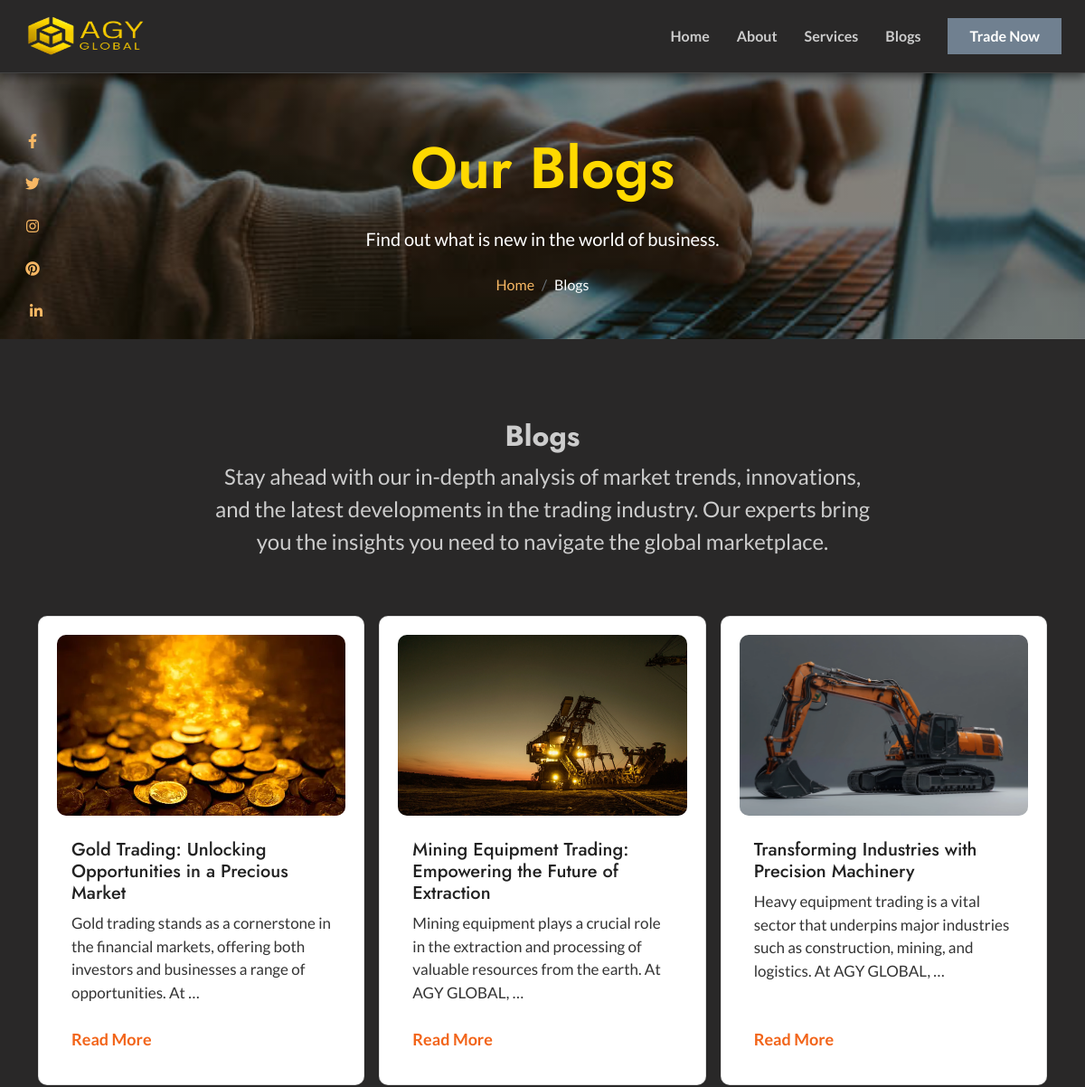
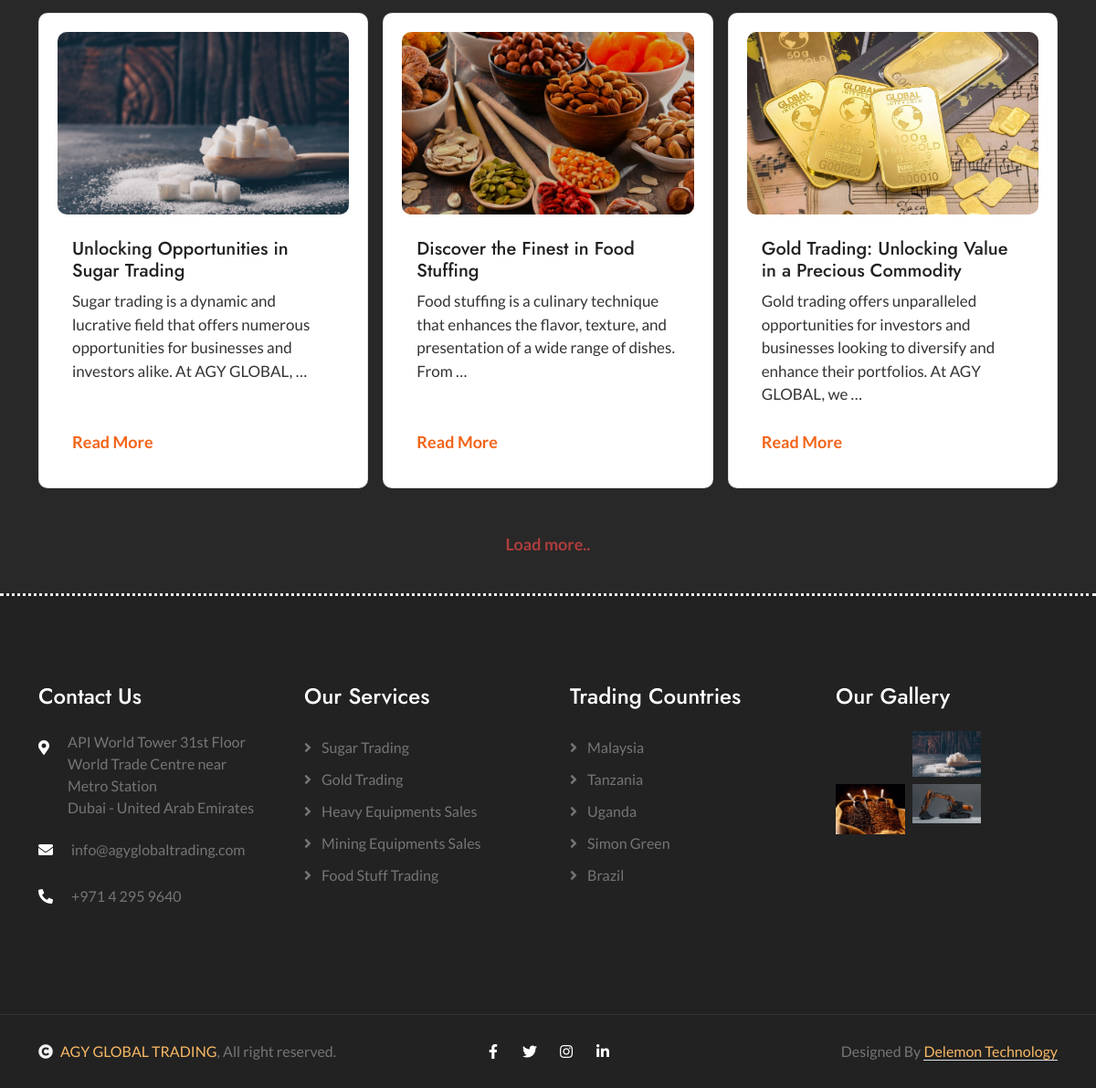
The app's page /blogs/ with its own data (2 pictures, top to bottom).
### myapp/models.py (models this page shows, shortened)
class BlogPost(models.Model):
    title = models.CharField(max_length=200)
    content = models.TextField()
    image = models.ImageField(upload_to='blog_images/')
    created_at = models.DateTimeField(auto_now_add=True)

### myapp/views.py (the view)
# urls.py: path('blogs/',views.blogs,name='blogs'),
def blogs(request):
    blog_posts = BlogPost.objects.all().order_by('-created_at')
    return render(request, 'main/blogs.html', {'blog_posts': blog_posts})

### myapp/templates/main/blogs.html (shortened to what this page needs)
<!DOCTYPE html>
{% extends "base.html" %}
{% load static %}
{% block content %}
        <div class="container-fluid "style="  background: linear-gradient(rgba(0, 0, 0, 0.4), rgba(0, 0, 0, 0.4)), url({% static 'images/blogsimg.jpg' %});
        background-position: center center;
        background-repeat: no-repeat;
        background-size: cover;
        padding: 100px 0 0 0;">
            <div class="container text-center py-5" style="max-width: 900px;">
                <h3 class=" display-3 mb-4" style="color:#ffd900">Our Blogs</h1>
                <p class="fs-5 text-white mb-4"> Find out what is new in the world of business.</p>
                <ol class="breadcrumb justify-content-center mb-0">
                    <li class="breadcrumb-item"><a href="{% url 'index' %}">Home</a></li>
                    <li class="breadcrumb-item active text-white">Blogs</li>
                </ol>
            </div>
        </div>
     <section class="blog_section">
           <div class="container">
             <div class="row justify-content-center py-5">
                 <div class="col-lg-8  text-center">
                     <h2 class="fw-bold" style="color:#CCCCCC">Blogs</h2>
                     <p class="fs-4" style="color:#CCCCCC;">Stay ahead with our in-depth analysis of market trends, innovations, and the latest developments in the trading industry.
                         Our experts bring you the insights you need to navigate the global marketplace.</p>
                 </div>
               </div>
             <div class="row g-3">
                {% for blog in blog_posts %}
               <div class="col-lg-4 col-md-6">
                 <div class="card" >
                   <div class="card_img">
                    <img src="{{ blog.image.url }}" class="card-img-top" alt="{{ blog.title }}">
                   </div>
                   <div class="card-body">
                    <h5 class="card-title">{{ blog.title }}</h5>
                    <p class="card-text">{{ blog.content|truncatewords:20 }}</p>
                     <a href="{% url 'blog_detail' id=blog.id %}" class="">Read More</a>
                </div>
                 </div>
               </div>
                 {% endfor %}
               </div>
             </div>
           <div class="mt-5" style="text-align: center;">
           <a href="#" class="fw-bold" style="color:#ae3d3d;font-size: 18px;">Load more..</a>
           </div>
     </section>
</body>
{% endblock %}

### myapp/templates/base.html (shortened to what this page needs)
<!DOCTYPE html>
{% load static %}
<html lang="en">
  <head>
    <link rel="stylesheet" href="https://use.fontawesome.com/releases/v5.15.4/css/all.css"/>
    <link href="https://cdn.jsdelivr.net/npm/bootstrap-icons@1.4.1/font/bootstrap-icons.css" rel="stylesheet">
    <link href="{% static 'lib/owlcarousel/assets/owl.carousel.min.css' %}" rel="stylesheet">
    <link href="{% static 'lib/lightbox/css/lightbox.min.css' %}" rel="stylesheet">
    <link href="{% static 'css/bootstrap.min.css' %}" rel="stylesheet">
    <link href="{% static 'css/style.css' %}" rel="stylesheet">
</head>
    {% include "components/header.html" %}
    {% block content %}{% endblock %}
    {% include "components/footer.html" %}
<body>
</body>
</html>

### myapp/templates/components/header.html (shortened to what this page needs)
<!DOCTYPE html>
{% load static %}
</head>
<body>
<div class="container-fluid px-0" style="width: 100%;">
  <div class="container-fluid px-0">
      <nav class="navbar navbar-light  navbar-expand-xl" style="width: 100%;background-color: #292828;box-shadow: 0px 4px 10px rgba(0, 0, 0, 0.5);">
          <a href="{% url 'index' %}" class="navbar-brand ms-3">
              <img src="{% static 'img/agy1.png' %}" alt="Company Logo" class="img-fluid" style="height:50px;width:160px;">
          </a>
          <div class="collapse navbar-collapse" id="navbarCollapse" style="width: 100%;background-color: #292828;">
              <div class="navbar-nav ms-auto">
                  <a href="{% url 'index' %}" class="nav-item nav-link active" style="color:#CCCCCC;font-weight: 700;">Home</a>
                  <a href="{% url 'about' %}" class="nav-item nav-link" style="color:#CCCCCC;font-weight: 700;">About</a>
                  <a href="{% url 'services' %}" class="nav-item nav-link" style="color:#CCCCCC;font-weight: 700;">Services</a>
                  <a href="{% url 'blogs' %}" class="nav-item nav-link" style="color:#CCCCCC;font-weight: 700;">Blogs</a>
              <div class="d-flex align-items-center flex-nowrap pt-xl-0" style="margin-left: 15px;">
                  <a href="{% url 'contact' %}" class="btn-hover-bg btnn text-white py-2 px-4 me-3" style="background-color: #708090;">Trade Now</a>
              </div>
          </div>
      </nav>
  </div>
</div>
    <div class="topbar-icons-container d-none d-lg-block">
        <div class="topbar-icon d-flex align-items-center justify-content-end">
            <a href="#" class="btn-square  me-2"><i class="fab fa-facebook-f"></i></a>
            <a href="#" class="btn-square  me-2"><i class="fab fa-twitter"></i></a>
            <a href="#" class="btn-square  me-2"><i class="fab fa-instagram"></i></a>
            <a href="#" class="btn-square  me-2"><i class="fab fa-pinterest"></i></a>
            <a href="#" class="btn-square  me-0"><i class="fab fa-linkedin-in"></i></a>
        </div>
        </div>

### myapp/templates/components/footer.html (shortened to what this page needs)
{% load static %}
  <div class="container-fluid footer bg-dark text-body py-5">
    <div class="container py-5">
        <div class="row g-5">
          <div class="col-md-6 col-lg-6 col-xl-3">
            <div class="footer-item">
              <h4 class="mb-4 text-white">Contact Us</h4>
              <div>
             <div style="display:flex;">   <p><i class="fas fa-map-marker-alt" style="color:white;"></i> <address style="margin-left:20px;">API World Tower 31st Floor  World Trade Centre near Metro Station  <br> Dubai - United Arab Emirates</address></p></div>
                <p><i class="fas fa-envelope" style="color:white;"></i><span style="margin-left:20px;">info@agyglobaltrading.com</span></p>
                <p><i class="fas fa-phone-alt" style="color:white;"></i><span style="margin-left:20px;">+971 4 295 9640</span></p>
                </div>
            </div>
          </div>
            <div class="col-md-6 col-lg-6 col-xl-3">
                <div class="footer-item d-flex flex-column">
                    <h4 class="mb-4 text-white">Our Services</h4>
                    <a href=""><i class="fas fa-angle-right me-2 "></i> Sugar Trading</a>
                    <a href=""><i class="fas fa-angle-right me-2"></i> Gold Trading</a>
                    <a href=""><i class="fas fa-angle-right me-2"></i> Heavy Equipments Sales</a>
                    <a href=""><i class="fas fa-angle-right me-2"></i> Mining Equipments Sales</a>
                    <a href=""><i class="fas fa-angle-right me-2"></i> Food Stuff Trading</a>
                </div>
            </div>
            <div class="col-md-6 col-lg-6 col-xl-3">
                <div class="footer-item d-flex flex-column">
                    <h4 class="mb-4 text-white">Trading Countries</h4>
                    <a href=""><i class="fas fa-angle-right me-2"></i> Malaysia</a>
                    <a href=""><i class="fas fa-angle-right me-2"></i> Tanzania</a>
                    <a href=""><i class="fas fa-angle-right me-2"></i> Uganda</a>
                    <a href=""><i class="fas fa-angle-right me-2"></i> Simon Green</a>
                    <a href=""><i class="fas fa-angle-right me-2"></i> Brazil</a>
                </div>
            </div>
            <div class="col-md-6 col-lg-6 col-xl-3">
                <div class="footer-item">
                    <h4 class="mb-4 text-white">Our Gallery</h4>
                    <div class="row g-2">
                        <div class="col-4">
                            <div class="footer-gallery">
                            </div>
                       </div>
                       <div class="col-4">
                            <div class="footer-gallery">
                                <img src="{% static 'img/sug.webp' %}" class="img-fluid w-100" alt="">
                            </div>
                       </div>
                        <div class="col-4">
                            <div class="footer-gallery">
                            </div>
                       </div>
                        <div class="col-4">
                            <div class="footer-gallery">
                                <img src="{% static 'img/FOOD.jpg' %}" class="img-fluid w-100"style="height:55px" alt="">
                            </div>
                       </div>
                        <div class="col-4">
                            <div class="footer-gallery">
                                <img src="{% static 'img/hvy.webp' %}" class="img-fluid w-100" alt="">
                            </div>
                       </div>
                    </div>
                </div>
            </div>
        </div>
    </div>
</div>
<div class="container-fluid copyright py-4">
<div class="container">
<div class="row g-4 align-items-center">
    <div class="col-md-4 text-center text-md-start mb-md-0">
        <span class="text-body"><a href="#"><i class="fas fa-copyright text-light me-2"></i>AGY GLOBAL TRADING</a>, All right reserved.</span>
    </div>
    <div class="col-md-4 text-center">
        <div class="d-flex align-items-center justify-content-center">
            <a href="#" class="btn-hover-white btn-square text-white me-2"><i class="fab fa-facebook-f"></i></a>
            <a href="#" class="btn-hover-color btn-square text-white me-2"><i class="fab fa-twitter"></i></a>
            <a href="#" class="btn-hover-color btn-square text-white me-2"><i class="fab fa-instagram"></i></a>
            <a href="#" class="btn-hover-color btn-square text-white me-0"><i class="fab fa-linkedin-in"></i></a>
        </div>
    </div>
    <div class="col-md-4 text-center text-md-end text-body">
        Designed By <a class="border-bottom" href="https://www.delemontechnology.com">Delemon Technology</a>
    </div>
</div>
</div>
</div>

### myapp/static/css/style.css (style rules this page uses)
.btnn { font-weight: 600; transition: .5s; background: #2c7db6; border: none; }
.btn-square { width: 32px; height: 32px; }
.btn-square, .btn-sm-square, .btn-md-square, .btn-lg-square { padding: 0; display: flex; align-items: center; justify-content: center; font-weight: normal; }
.btn-hover-bg { transition: 0.5s; }
.btn-hover-color { transition: 0.5s; }
.navbar { padding: 10px; width: 100%; position: fixed; z-index: 1000; border-bottom: 1px solid #444444 }
.navbar .navbar-nav .nav-link { padding: 10px 15px; font-size: 16px; transition: .5s; }
.navbar .navbar-nav .nav-link:hover, .navbar .navbar-nav .nav-link.active { color: var(--bs-primary); }
.footer { border-top: 3px; border-right: 0; border-bottom: 0; border-left: 0; border-style: dotted; border-color: var(--bs-light); }
.footer .footer-item a, .footer .footer-item p { line-height: 35px; color: var(--bs-body); transition: 0.5s; }
.footer .footer-item .footer-gallery { position: relative; overflow: hidden; }
.footer .footer-item .footer-gallery img { transition: 0.5s; }
.copyright { border-top: 1px solid rgba(255, 255, 255, 0.08); background: var(--bs-dark) !important; }

### myapp/templates/components/header.html (style rules this page uses)
body { font-family: "Lato", sans-serif; }
.topbar-icons-container { position: fixed; top: 120px; left: 0; padding: 20px; z-index: 999; }
.topbar-icon { display: flex; flex-direction: column; gap: 15px; }
.d-none { display: none; }

### myapp/templates/main/blogs.html (style rules this page uses)
.blog_section .card_img img { width: 100%; height: 100%; object-fit: cover; }
.blog_section .card-body { flex: 1; }
.blog_section { background-color: #292828;; padding: 40px 10px; }
.blog_section .card_img { overflow: hidden; border-radius: 10px; height: 200px; margin-bottom: 10px; }
.blog_section .card { padding: 20px; border-radius: 10px; cursor: pointer; margin-bottom: 10px; height: 100%; display: flex; flex-direction: column; }
.blog_section .card p { color: #343434; font-size: 17px; }
.blog_section .card a { color: #F26419; font-size: 18px; font-weight: 600; }
.blog_section .card-body { display: flex; flex-direction: column; justify-content: space-between; height: 100%; }
.blog_section .card-body .card-title { font-size: 1.25rem; }
.blog_section .card-body .card-text { flex-grow: 1; }

### records on screen
BlogPost: image (picture), title "Gold Trading: Unlocking Opportunities in a Precious Market", content "Gold trading stands as a cornerstone in the financial markets, offering both investors and businesses a range of opportunities. At …"
BlogPost: image (picture), title "Mining Equipment Trading: Empowering the Future of Extraction", content "Mining equipment plays a crucial role in the extraction and processing of valuable resources from the earth. At AGY GLOBAL, …"
BlogPost: image (picture), title "Transforming Industries with Precision Machinery", content "Heavy equipment trading is a vital sector that underpins major industries such as construction, mining, and logistics. At AGY GLOBAL, …"
BlogPost: image (picture), title "Unlocking Opportunities in Sugar Trading", content "Sugar trading is a dynamic and lucrative field that offers numerous opportunities for businesses and investors alike. At AGY GLOBAL, …"
BlogPost: image (picture), title "Discover the Finest in Food Stuffing", content "Food stuffing is a culinary technique that enhances the flavor, texture, and presentation of a wide range of dishes. From …"
BlogPost: image (picture), title "Gold Trading: Unlocking Value in a Precious Commodity", content "Gold trading offers unparalleled opportunities for investors and businesses looking to diversify and enhance their portfolios. At AGY GLOBAL, we …"
